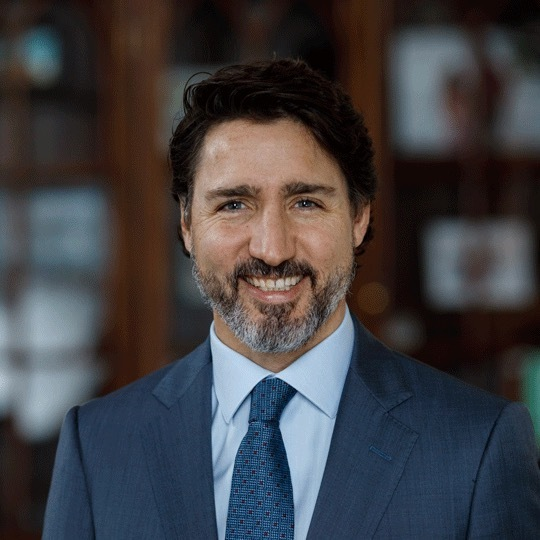
#> input picture model/dataset/justin trudeau/Trudeau-head.jpg, 540 x 540 px
$ jupyter execute --allow-errors classifier_model.ipynb   (shell and % lines are left out)
#> lines starting #> are read from the running program, lines starting #| are printed output that depends on the picture; after the words box and inside, x2 and y2 are one past the last pixel; in counts of white or black regions, pixels touching at a corner belong together
[cell 1]
import numpy as np
import cv2
import matplotlib
from matplotlib import pyplot as plt

[cell 2]
img = cv2.imread('./dataset/justin trudeau/Trudeau-head.jpg')
#> img is the input picture: shape (540, 540, 3); mean B, G, R 66.8, 63.2, 64.4
img.shape
#> Out = (540, 540, 3)

[cell 3]
plt.imshow(img)

[cell 4]
gray_img = cv2.cvtColor(img, cv2.COLOR_BGR2GRAY)
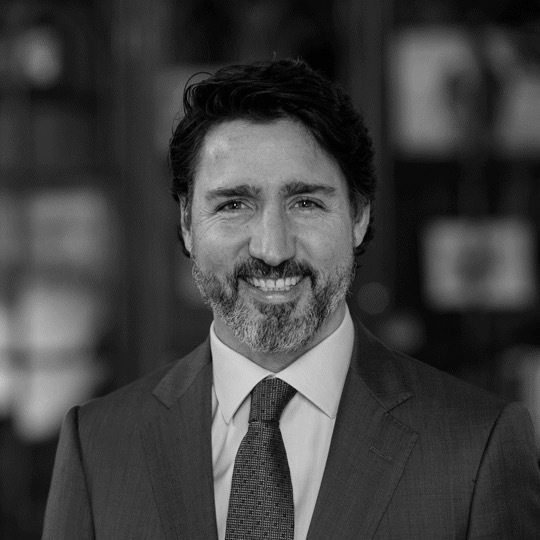
#> gray_img: shape (540, 540); min 0, max 217, mean 64
gray_img.shape
#> Out = (540, 540)

[cell 5]
gray_img

[cell 6]
plt.imshow(gray_img, cmap='gray')

[cell 7]
face_cascade = cv2.CascadeClassifier('./opencv/haarcascades/haarcascade_frontalface_default.xml')
eye_cascade = cv2.CascadeClassifier('./opencv/haarcascades/haarcascade_eye.xml')

faces = face_cascade.detectMultiScale(gray_img, 1.3,5)
#> faces = [[163, 119, 214, 214]]
faces
#> Out = [[163, 119, 214, 214]]

[cell 8]
(x,y,w,h) = faces[0]
#> x = 163; y = 119; w = 214; h = 214

[cell 9]
face_img = cv2.rectangle(img,(x,y),(x+w, y+h),(255,0,0),2)
plt.imshow(face_img)

[cell 10]
cv2.destroyAllWindows()
for (x,y,w,h) in faces:
    face_img = cv2.rectangle(img,(x,y),(x+w, y+h),(255,0,0),2)
    roi_gray = gray_img[y:y+h, x:x+w]
    roi_color = face_img[y:y+h, x:x+w]
    eyes = eye_cascade.detectMultiScale(roi_gray)
    for (ex,ey,ew,eh) in eyes:
        cv2.rectangle(roi_color, (ex,ey),(ex+ew, ey+eh), (0,255,0),2)
#> this loop made 1 pass
#> (x, y, w, h, eyes) on pass 1: (163, 119, 214, 214, [[118, 64, 45, 45], [39, 57, 58, 58]])
#> pass 1, `roi_gray = gray_img[y:y+h, x:x+w]`:
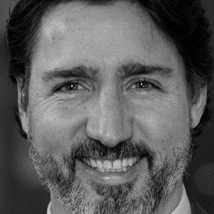
#> roi_gray: shape (214, 214); min 0, max 211, mean 92.3
#> pass 1, `roi_color = face_img[y:y+h, x:x+w]`:
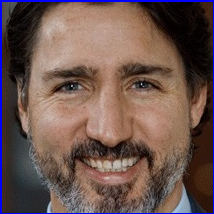
#> roi_color: shape (214, 214, 3); mean B, G, R 79.9, 85.3, 108.7
#> after the loop:
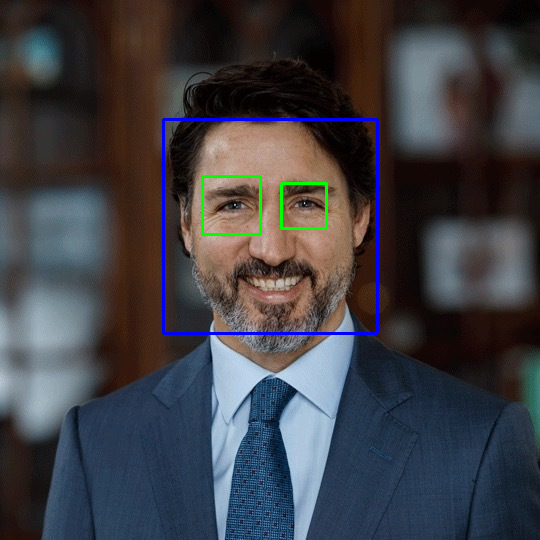
#> img: shape (540, 540, 3); mean B, G, R 68.2, 63.3, 63.1
#> after the loop:
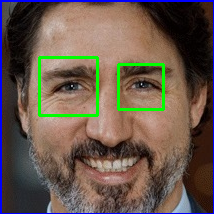
#> roi_color: shape (214, 214, 3); 2.68% of pixels changed, all inside (x1, y1, x2, y2) = (38, 56, 165, 117)

plt.figure()
plt.imshow(face_img, cmap='gray')
plt.show()

[cell 11]
plt.imshow(roi_color, cmap = 'gray')

[cell 12]
def get_cropped_image_if_two_eyes(img_path):

    img = cv2.imread(img_path)

    gray_img = cv2.cvtColor(img, cv2.COLOR_BGR2GRAY)
    faces = face_cascade.detectMultiScale(gray_img, 1.3, 5)
    for (x,y,w,h) in faces:
        roi_gray = gray_img[y:y+h, x:x+w]
        roi_color = img[y:y+h, x:x+w]
        eyes = eye_cascade.detectMultiScale(roi_gray)
        if len(eyes) >= 2:
            return roi_color

[cell 13]
org_img = cv2.imread('./dataset/justin trudeau/4NH56IQVRNI4TKCT67F66JBY2Y.jpg')
#> (the rest of this cell did not finish here and is left out)

#> (a cell that did not finish here is left out)

[cell 15]
path_to_data = './dataset/'
path_to_cr_data = './dataset/cropped/'

[cell 16]
import os
img_dirs = []
for entry in os.scandir(path_to_data):
    if entry.is_dir():
        img_dirs.append(entry.path)

[cell 17]
img_dirs

[cell 18]
import shutil
if os.path.exists(path_to_cr_data):
    shutil.rmtree(path_to_cr_data)
os.mkdir(path_to_cr_data)

[cell 19]
cropped_image_dirs = []
file_names_dict = {}
#> (the rest of this cell did not finish here and is left out)

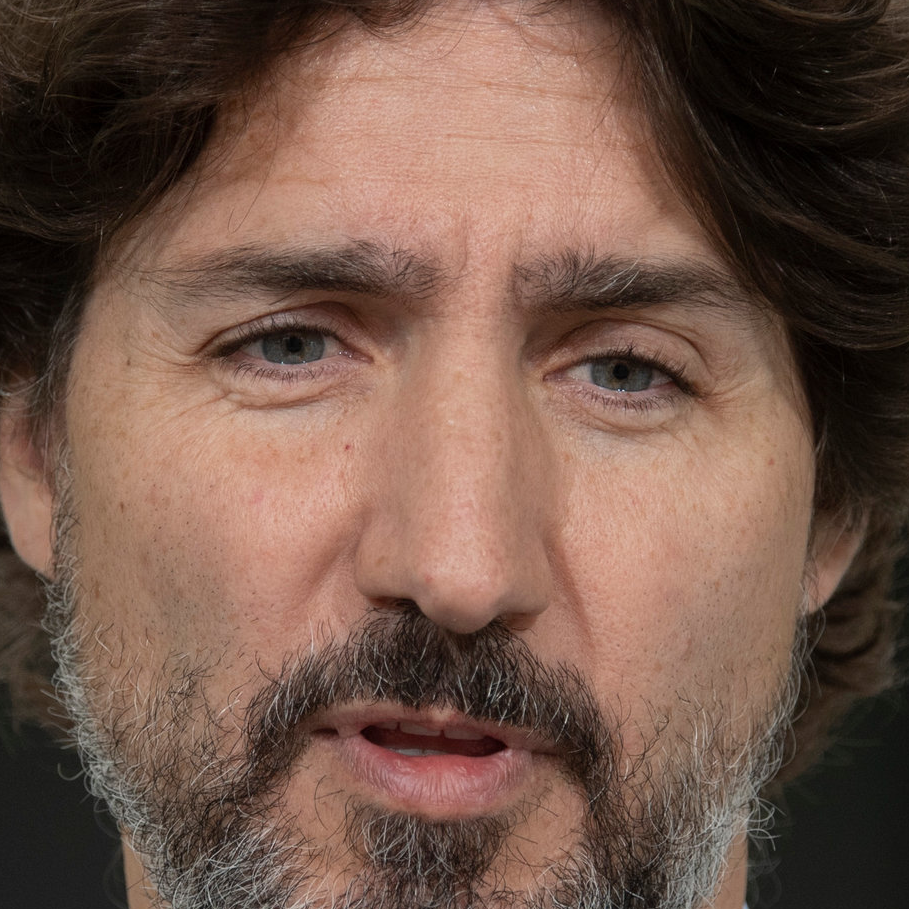
#> input picture model/dataset/cropped/justin trudeau/justin trudeau2.png, 909 x 909 px
#> further down, cropped_image is the input picture: shape (909, 909, 3); mean B, G, R 73.5, 86.2, 114.1
        if roi_color is not None:
            cropped_folder = path_to_cr_data + leader_name
            if not os.path.exists(cropped_folder):
                os.makedirs(cropped_folder)
                cropped_image_dirs.append(cropped_folder)
                print("generating cropped images in folder ", cropped_folder)
            cropped_file_name = leader_name + str(count) + '.png'
            cropped_file_path = cropped_folder + '/' + cropped_file_name

            cv2.imwrite(cropped_file_path, roi_color)
            file_names_dict[leader_name].append(cropped_file_path)
            count += 1

[cell 20]
# writing a function which uses wavelate and transforms the image into raw black & white image.

[cell 21]
# stack overflow
# https://stackoverflow.com/questions/24536552/how-to-combine-pywavelet-and-opencv-for-image-processing
import numpy as np
import pywt
import cv2

def transform_image(img, mode='haar', level=1):
#> called with mode = 'db1', level = 5
    imageArray = img
    # converting the image to grayscale
    imageArray = cv2.cvtColor(imageArray, cv2.COLOR_RGB2GRAY)
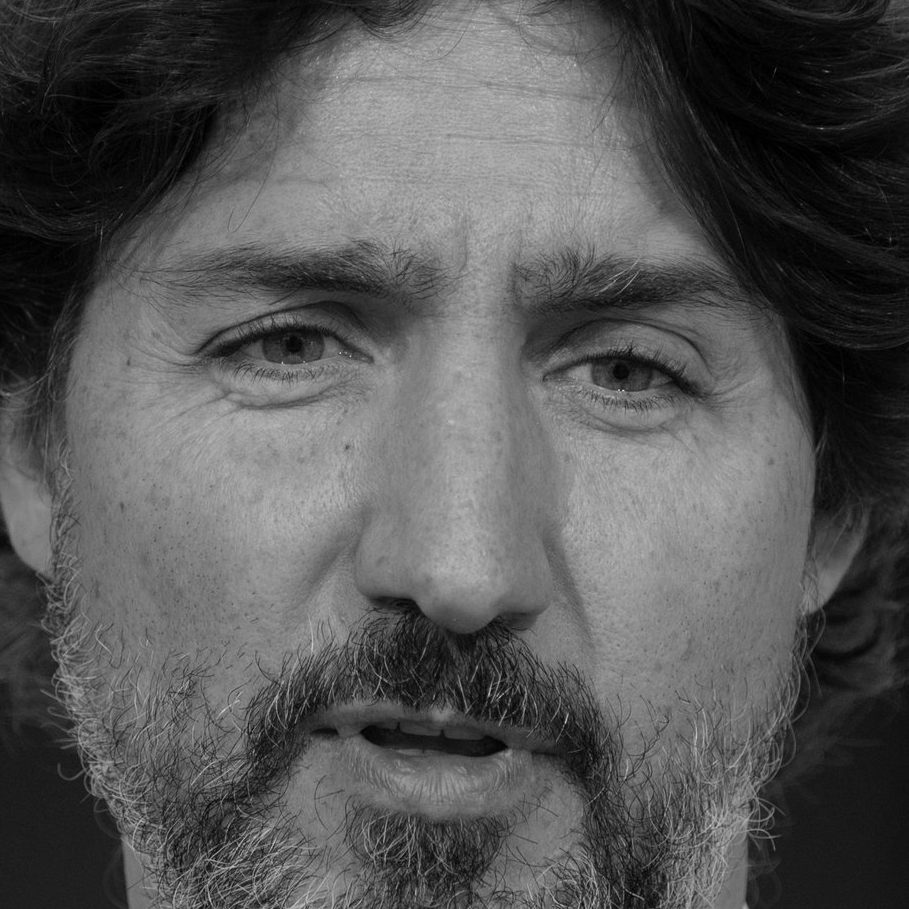
#> imageArray: shape (909, 909); min 0, max 230, mean 85.6
    # conver the image array to float
    imageArray = np.float32(imageArray)
    imageArray /= 255;
    # compute coefficients
    coeffs = pywt.wavedec2(imageArray, mode, level=level)
#> coeffs = 6 items

    #process coeffs
    coeffsH = list(coeffs)
#> coeffsH = 6 items
    coeffsH[0] *= 0;

    #reconstruction
    imageArrayH = pywt.waverec2(coeffsH, mode);
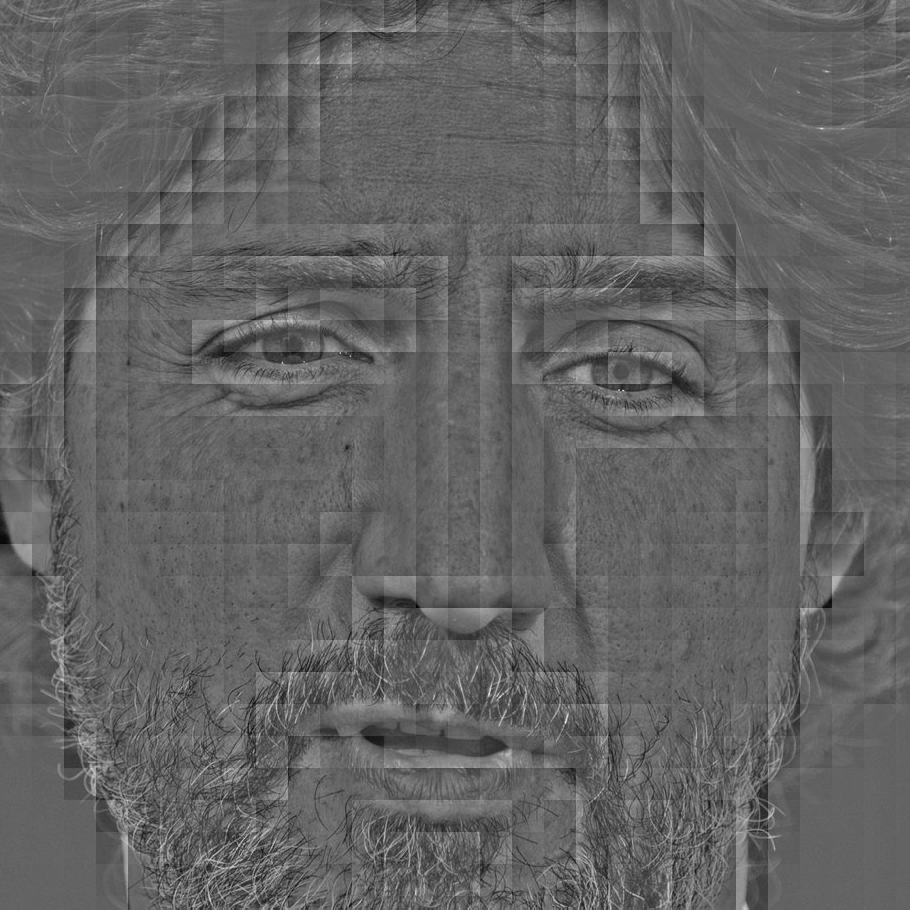
#> imageArrayH: shape (910, 910) float32; min -0.395, max 0.616, mean -3.03e-06; drawn with min black and max white
    imageArrayH *= 255
    imageArrayH = np.uint8(imageArrayH)
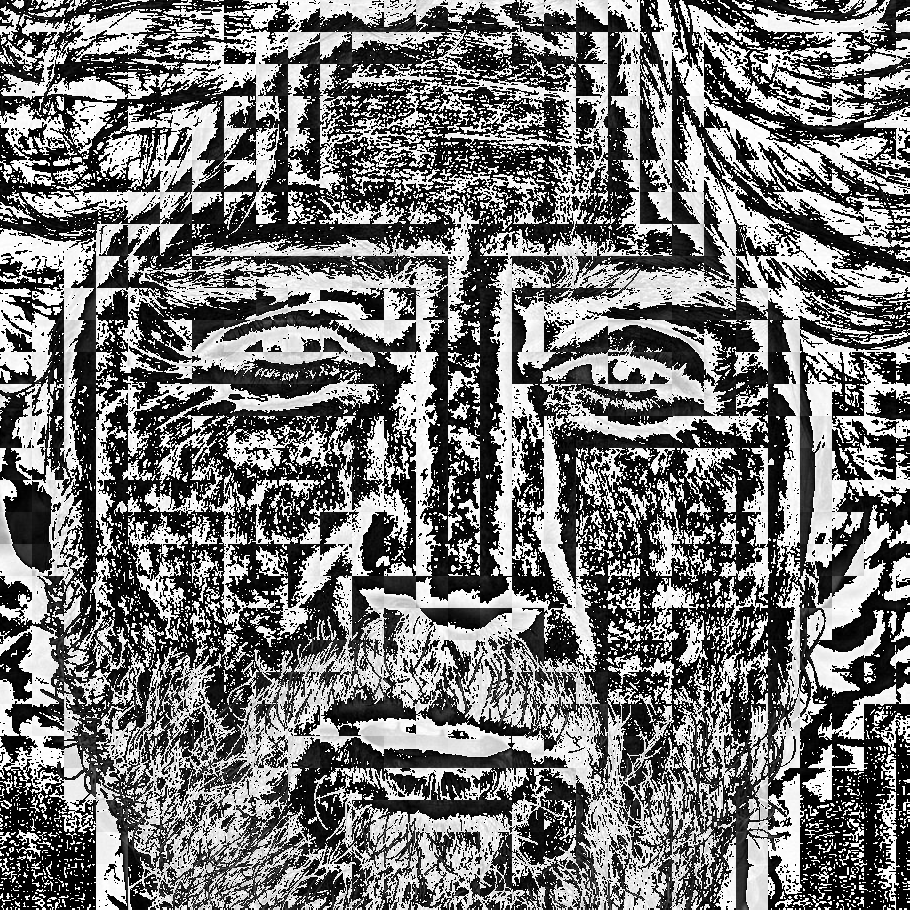
#> imageArrayH: shape (910, 910); min 0, max 255, mean 117.5

    return imageArrayH

[cell 22]
cropped_image = cv2.imread('./dataset/cropped/justin trudeau/justin trudeau2.png')
imageHar = transform_image(cropped_image, 'db1', 5)
plt.imshow(imageHar, cmap='gray')

[cell 23]
file_names_dict = {}
for img_dir in cropped_image_dirs:
    name = img_dir.split('/')[-1]
    file_list = []
    for entry in os.scandir(img_dir):
        file_list.append(entry.path)
    file_names_dict[name] = file_list
file_names_dict

[cell 24]
number_dict = {}
count = 0
for name in file_names_dict.keys():
    number_dict[name] = count
    count += 1
number_dict
